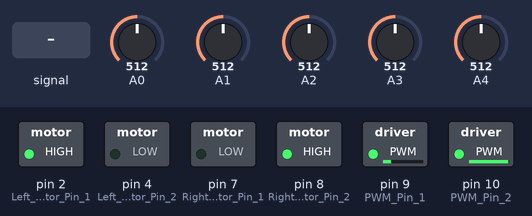
A sketch run on a simulated Arduino Uno, built with avr-gcc and run on an emulated ATmega328P. Shown: switched loads named in the sketch (green lamp = pin HIGH). The test bench sets the inputs (shaded band); at power-on: A1 = 512, A0 = 512, A4 = 512, A3 = 512, A2 = 512.

Above: at 1.2 s.
1.3 s: A0 fed a 200 Hz sine of ±81 counts around its level
At 2.15 s:
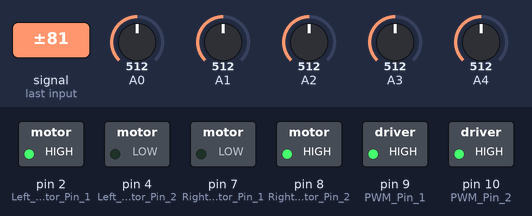
4.3 s: A1 set to 650
At 4.58 s:
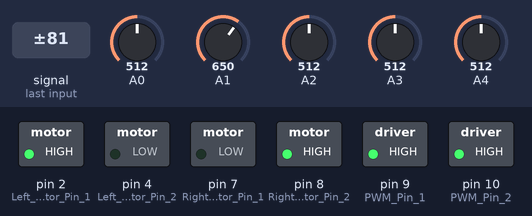
7.3 s: A0 set to 650
At 8.5 s:
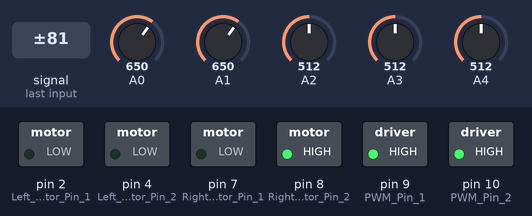
8.8 s: A4 set to 621
10.3 s: A4 set to 655
At 11.5 s:
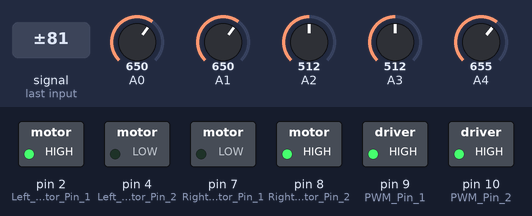
11.8 s: A3 set to 549
13.3 s: A3 set to 565
At 13.7 s:
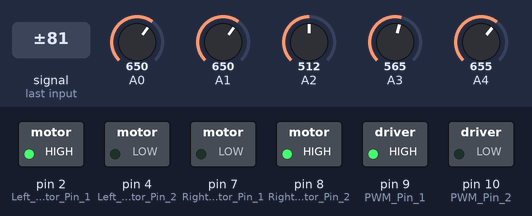
Timing chart, 0 to 15.8 s (numbered marks = the images above; inputs shaded):
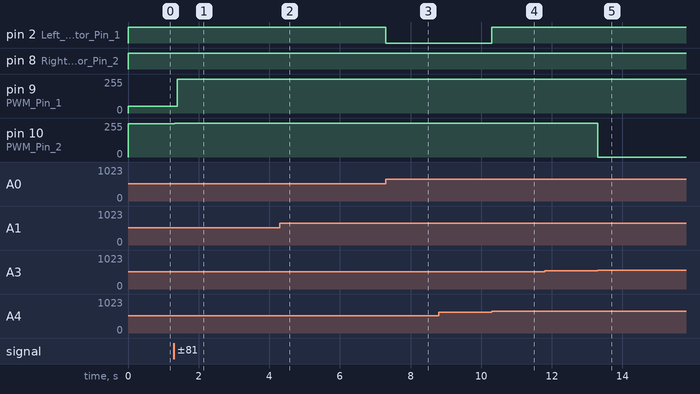

Measured:
- the behaviour switches between 639 and 640 on A4 (found by bisection; images 3 and 4)
- the behaviour switches between 564 and 565 on A3 (found by bisection; images 4 and 5)
- after the input at 1.3 s, pin 9 (PWM_Pin_1): 50/255 → 255/255 after 0.10 s; pin 10 (PWM_Pin_2): 250/255 → 255/255 at once
- after the input at 4.3 s, pin 9 (PWM_Pin_1): stays 255/255 (without the input it goes to 160/255 after 1.5 s); pin 10 (PWM_Pin_2): stays 255/255 (without the input it goes to 140/255 after 1.5 s)
- after the input at 7.3 s, pin 2 (Left_Motor_Pin_1): HIGH → LOW at once; pin 9 (PWM_Pin_1): stays 255/255 (without the input it goes to 90/255 after 1.0 s)
- after the input at 8.8 s, every drawn part: stays the same
- after the input at 10.3 s, pin 2 (Left_Motor_Pin_1): LOW → HIGH at once
- after the input at 11.8 s, every drawn part: stays the same
- after the input at 13.3 s, pin 10 (PWM_Pin_2): 255/255 → 0/255 at once

The sketch:

grid_follower.ino
```cpp
long sensors_average=0;
long sensors_sum=0;
int pos=0;
int error_value=0;
long sensors[] = {0, 0, 0, 0, 0}; // Array used to store 5 readings for 5 sensors.
int set_point=1990;
int proportional=0;
int max_speed=150;
int Kp=10, Ki=0, Kd=0;
int lPin1 = 2;
int lPin2 = 4;
int leftPWM = 9;
int rPin1 = 7;
int rPin2 = 8;
int rightPWM = 10;
int last_proportional=0,derivative=0,integral=0;
void setup()
{
 pinMode(9,OUTPUT); //PWM Pin 1
 pinMode(10,OUTPUT); //PWM Pin 2
 pinMode(2,OUTPUT); //Left Motor Pin 1
 pinMode(4,OUTPUT); //Left Motor Pin 2
 pinMode(7,OUTPUT); //Right Motor Pin 1
 pinMode(8,OUTPUT);  //Right Motor Pin 2
 Serial.begin(9600); //Enable Serial Communications

}

void loop()
{
  sensors_read();
  pid_calc();
  calc_turn();

}

void sensors_read()
{
sensors_average = 0;
sensors_sum = 0;
for (int i = 0; i < 5; i++)
{
sensors[i] = analogRead(i);
sensors_average += sensors[i] * i * 1000; //Calculating the weighted mean
sensors_sum += sensors[i];//Calculating sum of sensor readings
}
}

void pid_calc()
{

pos = int(sensors_average/sensors_sum);
proportional=pos-set_point; // Replace set_point by your set point
integral = integral + proportional;
derivative = proportional - last_proportional;
last_proportional = proportional;
error_value = int(proportional * Kp + integral * Ki + derivative * Kd);

}

void calc_turn()
{ //Restricting the error value between +256.
int left_speed;
int right_speed;
if (error_value< -256)
{
error_value = -256;
}
if (error_value> 256)
{
error_value = 256;
}
// If error_value is less than zero calculate right turn speed values
if (error_value< 0)
{
right_speed = max_speed + error_value;
left_speed = max_speed-error_value;                //-error_value
}
// Iferror_value is greater than zero calculate left turn values
else
{
right_speed = max_speed+error_value;              //+error value
left_speed = max_speed - error_value;
}

follow(left_speed,right_speed);
}

void follow(int left, int right)
{
   if((sensors[0]>640)&&(sensors[1]>640)&&(sensors[2]<640)&&(sensors[3]>640)&&(sensors[4]>640))    //WHITE-WHITE-BLACK-WHITE-WHITE
    {
    digitalWrite(2,HIGH);
    digitalWrite(4,LOW);
    digitalWrite(7,LOW);
    digitalWrite(8,HIGH);
    analogWrite(9,left);
    analogWrite(10,right);
    }

    else if((sensors[0]>640)&&(sensors[1]<640)&&(sensors[2]>640)&&(sensors[3]>640)&&(sensors[4]>640))    //WHITE-BLACK-WHITE-WHITE-WHITE
    {
    digitalWrite(2,HIGH);
    digitalWrite(4,LOW);
    digitalWrite(7,LOW);
    digitalWrite(8,LOW);
    analogWrite(9,left);
    analogWrite(10,right);
    }

    else if((sensors[0]<640)&&(sensors[1]>640)&&(sensors[2]>640)&&(sensors[3]>640)&&(sensors[4]>640))    //BLACK-WHITE-WHITE-WHITE-WHITE
    {
    digitalWrite(2,HIGH);
    digitalWrite(4,LOW);
    digitalWrite(7,LOW);
    digitalWrite(8,LOW);
    analogWrite(9,left);
    analogWrite(10,right);
    }

    else if((sensors[0]<640)&&(sensors[1]<640)&&(sensors[2]>640)&&(sensors[3]>640)&&(sensors[4]>640))      //BLACK-BLACK-WHITE-WHITE-WHITE
    {
    digitalWrite(2,HIGH);
    digitalWrite(4,LOW);
    digitalWrite(7,LOW);
    digitalWrite(8,LOW);
    analogWrite(9,left);
    analogWrite(10,right);
    }

     else if((sensors[0]<640)&&(sensors[1]<640)&&(sensors[2]<640)&&(sensors[3]>640)&&(sensors[4]>640))      //BLACK-BLACK-BLACK-WHITE-WHITE
    {
    digitalWrite(2,HIGH);
    digitalWrite(4,LOW);
    digitalWrite(7,LOW);
    digitalWrite(8,LOW);
    analogWrite(9,left);
    analogWrite(10,right);
    }
    else if((sensors[0]>640)&&(sensors[1]>640)&&(sensors[2]>640)&&(sensors[3]<640)&&(sensors[4]>640))      //WHITE-WHITE-WHITE-BLACK-WHITE
    {
    digitalWrite(2,LOW);
    digitalWrite(4,LOW);
    digitalWrite(7,LOW);
    digitalWrite(8,HIGH);
    analogWrite(9,left);
    analogWrite(10,right);
    }

    else if((sensors[0]>640)&&(sensors[1]>640)&&(sensors[2]>640)&&(sensors[3]>640)&&(sensors[4]<640))    //WHITE-WHITE-WHITE-WHITE-BLACK
    {
    digitalWrite(2,LOW);
    digitalWrite(4,LOW);
    digitalWrite(7,LOW);
    digitalWrite(8,HIGH);
    analogWrite(9,left);
    analogWrite(10,right);
    }

    else if((sensors[0]>640)&&(sensors[1]>640)&&(sensors[2]>640)&&(sensors[3]<640)&&(sensors[4]<640))    //WHITE-WHITE-WHITE-BLACK-BLACK
    {
    digitalWrite(2,LOW);
    digitalWrite(4,LOW);
    digitalWrite(7,LOW);
    digitalWrite(8,HIGH);
    analogWrite(9,left);
    analogWrite(10,right);
    }

      else if((sensors[0]>640)&&(sensors[1]>640)&&(sensors[2]<640)&&(sensors[3]<640)&&(sensors[4]<640))    //WHITE-WHITE-BLACK-BLACK-BLACK
    {
    digitalWrite(2,LOW);
    digitalWrite(4,LOW);
    digitalWrite(7,LOW);
    digitalWrite(8,HIGH);
    analogWrite(9,left);
    analogWrite(10,right);
    }

    else if((sensors[0]>640)&&(sensors[1]>640)&&(sensors[2]>640)&&(sensors[3]>640)&&(sensors[4]>640))    //WHITE-WHITE-WHITE-WHITE-WHITE
    {
    digitalWrite(2,HIGH);
    digitalWrite(4,LOW);
    digitalWrite(7,LOW);
    digitalWrite(8,HIGH);
    analogWrite(9,left);
    analogWrite(10,right);
    }

    else if((sensors[0]<640)&&(sensors[1]<640)&&(sensors[2]<640)&&(sensors[3]<640)&&(sensors[4]<640))  //BLACK-BLACK-BLACK-BLACK-BLACK
    {
    digitalWrite(2,HIGH);
    digitalWrite(4,LOW);
    digitalWrite(7,LOW);
    digitalWrite(8,HIGH);
    analogWrite(9,left);
    analogWrite(10,right);
    }

    else
    {
    digitalWrite(2,HIGH);
    digitalWrite(4,LOW);
    digitalWrite(7,LOW);
    digitalWrite(8,HIGH);
    analogWrite(9,left);
    analogWrite(10,right);
    }
}


// Saturates between -mmax and +mmax
int saturate(int val, int mmax){
  if(val > mmax) return mmax;
  else if(val < -mmax) return -mmax;
  else return val;
}
```
